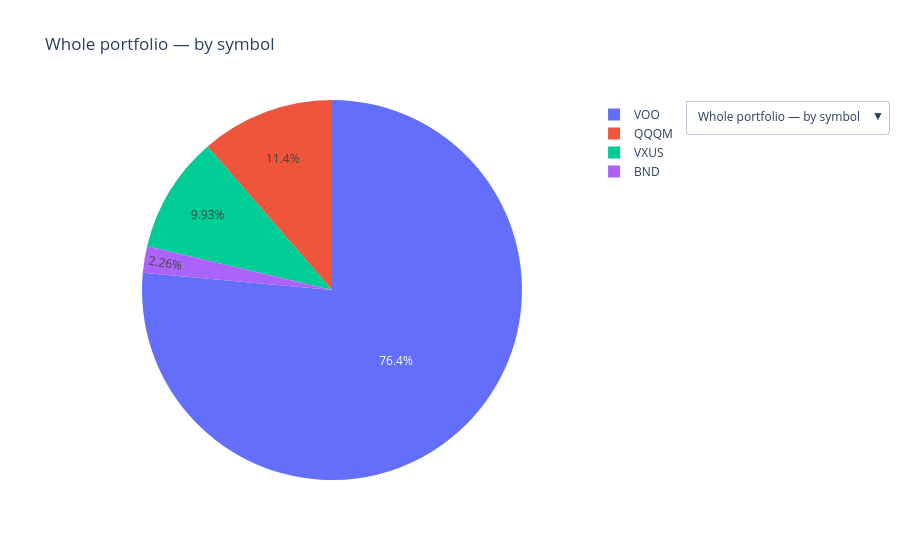

Notebook code for this chart:
### Code cell
pie_options = transactions.pie_chart_options(trades)
visualization.plot_investment_pie(pie_options).show()

### Figure 1 — Plotly figure (JSON) as saved in the notebook; plotly's stock layout.template omitted (floating-point values rounded to 4 significant figures)
{"data": [{"labels": ["VOO", "QQQM", "VXUS", "BND"], "type": "pie", "values": [12720.0, 1890.0, 1652.0, 376.2]}], "layout": {"title": {"text": "Whole portfolio — by symbol"}, "updatemenus": [{"active": 0, "buttons": [{"args": [{"labels": [["VOO", "QQQM", "VXUS", "BND"]], "values": [[12720.0, 1890.0, 1652.0, 376.2]]}, {"title": "Whole portfolio — by symbol"}], "label": "Whole portfolio — by symbol", "method": "update"}, {"args": [{"labels": [["2026-04-10", "2026-05-05", "2026-05-06", "2026-06-04"]], "values": [[125.0, 250.0, 0.2867, 0.8783]]}, {"title": "BND — by date"}], "label": "BND — by date", "method": "update"}, {"args": [{"labels": [["2026-06-01"]], "values": [[1890.0]]}, {"title": "QQQM — by date"}], "label": "QQQM — by date", "method": "update"}, {"args": [{"labels": [["2026-01-27", "2026-04-10", "2026-05-05", "2026-06-01", "2026-06-30", "2026-07-01"]], "values": [[96.06, 875.0, 1750.0, 6613.0, 3364.0, 18.69]]}, {"title": "VOO — by date"}], "label": "VOO — by date", "method": "update"}, {"args": [{"labels": [["2026-04-10", "2026-05-05", "2026-06-24", "2026-06-30"]], "values": [[250.0, 500.0, 2.449, 900.0]]}, {"title": "VXUS — by date"}], "label": "VXUS — by date", "method": "update"}], "x": 1.2, "xanchor": "left", "y": 1}]}}
